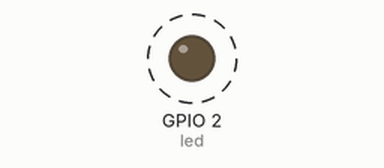
Bench run of a program on a simulated ESP8266 board running MicroPython. On the bench: output pins drawn as LEDs (lit = HIGH, except the on-board LED, lit = LOW). Dashed ring = blinking. WiFi joins after 1.5 s; what the program prints to the serial console is not drawn.

Above: at 2.0 s.
Timing chart, 0 to 6.1 s (numbered marks = the images above):
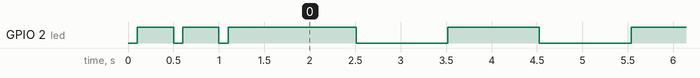

The program:

main.py
```python
# MicroPython на ESP-01: сокет видно наскрізь, тож обидві справи в одному циклі.
import network, socket, select, time
from machine import Pin

SSID, PASSWORD = "MyHomeWiFi", "supersecret"
BLINK_MS = 1000

# GPIO2: катод світлодіода тут (спосіб B), логіка ІНВЕРСНА: 0 світить, 1 гасне
led = Pin(2, Pin.OUT, value=1)
led_on = False

wlan = network.WLAN(network.STA_IF)     # режим клієнта, не точки доступу
wlan.active(True)
print("Приєднуюся до", SSID)
wlan.connect(SSID, PASSWORD)
while not wlan.isconnected():           # приєднання йде у фоні — чекаємо й підморгуємо
    led.value(0); time.sleep_ms(100)
    led.value(1); time.sleep_ms(400)
    print(".", end="")
print("\nПриєднано. IP:", wlan.ifconfig()[0])

srv = socket.socket()
srv.setsockopt(socket.SOL_SOCKET, socket.SO_REUSEADDR, 1)
srv.bind(("0.0.0.0", 80))
srv.listen(1)
poller = select.poll()
poller.register(srv, select.POLLIN)
print("Веб-сервер запущено")

t0 = time.ticks_ms()
last = t0
while True:
    # Чекаємо запит щонайбільше 20 мс — цикл лишається чуйним і до годинника
    if poller.poll(20):
        cl, _ = srv.accept()
        cl.recv(512)
        up_sec = time.ticks_diff(time.ticks_ms(), t0) // 1000
        html = ("<!DOCTYPE html><html><head><meta charset='utf-8'><title>ESP-01</title>"
                "</head><body><h2>ESP-01 живий</h2><p>Працює: %d с</p>"
                "<p>Світлодіод: %s</p></body></html>"
                % (up_sec, "увімкнено" if led_on else "вимкнено"))
        cl.send("HTTP/1.1 200 OK\r\nContent-Type: text/html; charset=utf-8\r\n"
                "Connection: close\r\n\r\n")
        cl.send(html)
        cl.close()

    now = time.ticks_ms()
    if time.ticks_diff(now, last) >= BLINK_MS:
        last = now
        led_on = not led_on
        led.value(0 if led_on else 1)    # 0 світить (спосіб B)
```

Measured:
- by itself, GPIO 2 (led): goes LOW 0.10 s, HIGH 0.40 s, LOW 0.10 s, HIGH 1.4 s, 63 × (LOW 1.0 s, HIGH 1.0 s), then LOW
